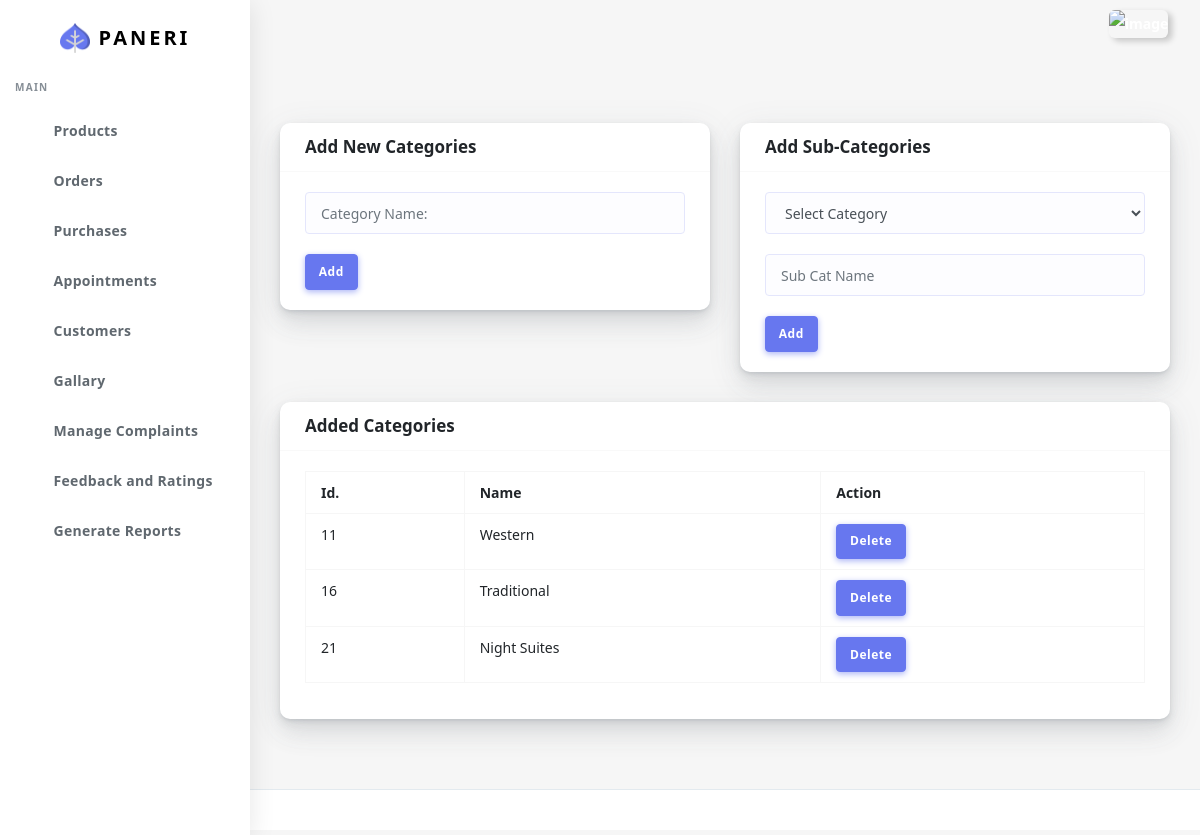
/addcat, run on the app's committed database.
### customer/models.py (models this page shows, shortened)
class Category(models.Model):
    cat_name=models.CharField(max_length=15)
    cat_id=models.ForeignKey('self',default=1,null=True,related_name='category',on_delete=CASCADE,blank=True)

### customer/views.py (the view)
# urls.py: path("addcat",views.addcat,name="addcat"),
def addcat(request):
    cat=Category.objects.filter(cat_id=None)
    return render(request,"Mainadmin/category.html",{'cat':cat})

### customer/templates/Mainadmin/category.html (shortened to what this page needs)
{% extends "Mainadmin/index.html" %}
{% load static %}
{% block body %}
     <div class="main-content">
      <section class="section">
        <div class="section-body">
          <div class="row">
            <div class="col-6 col-md-6 col-lg-6">
              <div class="card">
                <div class="card-header">
                  <h4>Add New Categories</h4>
                </div>
                <form action="{% url 'addcatt' %}" name="category" method="post">
                <div class="card-body">
                  <input type="text" for="category" name="category" class="form-control" placeholder="Category Name: ">
                  <button type="submit" for="category" class="btn btn-primary" style="margin-top: 20px;" > Add </button>
                </div>
              </form>
              </div>
            </div>
            <div class="col-6 col-md-6 col-lg-6">
                <div class="card">
                  <div class="card-header">
                    <h4>Add Sub-Categories</h4>
                  </div>
                  <form action="{% url 'addsubcat' %}" name="subcategory" method="post">
                  <div class="card-body">
                    <select class="form-control" name="category" for="subcategory">
                        <option default>Select Category</option>
                    </select>
                    <input type="text" style="margin-top:20px;" name="subcat" for="subcategory" placeholder="Sub Cat Name" class="form-control">
                    <button type="submit" for="subcategory" class="btn btn-primary" style="margin-top: 20px;" > Add </button>
                  </div>
                </form>
                </div>
              </div>
          </div>
          <div class="row">
            <div class="col-12 col-md-12 col-lg-12">
              <div class="card">
                <div class="card-header">
                  <h4>Added Categories</h4>
                </div>
                <div class="card-body">
                  <div class="table-responsive">
                    {% if cat %}
                    <table class="table table-bordered table-md">
                      <tr>
                        <th>Id.</th>
                        <th>Name</th>
                        <th>Action</th>
                      </tr>
                      {% for c in cat  %}
                      <tr>
                        <td>{{c.id}}</td>
                        <td>{{c.cat_name}}</td>
                        <td><button class="btn btn-primary cat" value="{{c.id}}">Delete </button></td>
                      </tr>
                      {% endfor %}
                    </table>
                    {% else %}
                    <h4>No Records</h4>
                    {% endif %}
                  </div>
                </div>
              </div>
            </div>
          </div>
        </div>
      </section>
    </div>
      <footer class="main-footer">
      </footer>
    </div>
  {% endblock body%}

### data on the page
Category: id "11", cat_name "Western"
Category: id "16", cat_name "Traditional"
Category: id "21", cat_name "Night Suites"
